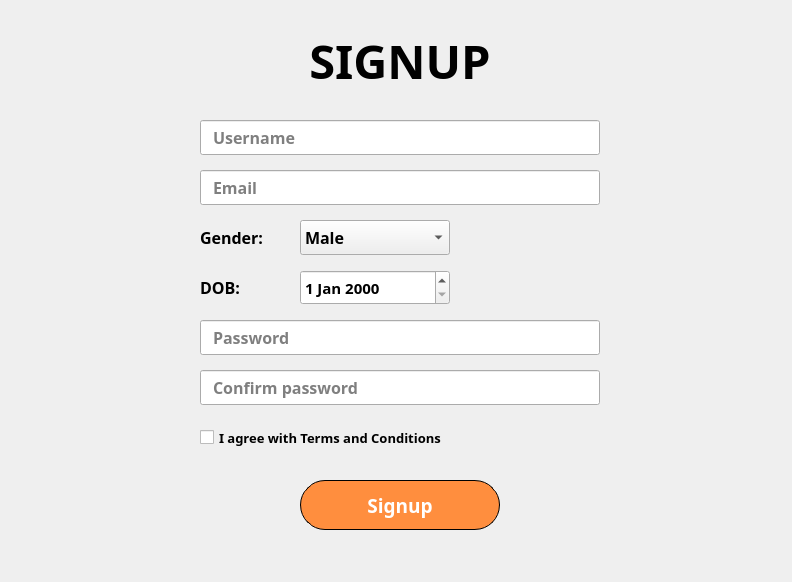
<?xml version="1.0" encoding="UTF-8"?>
<ui version="4.0">
 <class>MainWindow</class>
 <widget class="QMainWindow" name="MainWindow">
  <property name="geometry">
   <rect>
    <x>0</x>
    <y>0</y>
    <width>792</width>
    <height>582</height>
   </rect>
  </property>
  <property name="windowTitle">
   <string>MainWindow</string>
  </property>
  <widget class="QWidget" name="centralwidget">
   <widget class="QLabel" name="label">
    <property name="geometry">
     <rect>
      <x>200</x>
      <y>15</y>
      <width>400</width>
      <height>90</height>
     </rect>
    </property>
    <property name="font">
     <font>
      <family>Nunito Sans Normal ExtraBold</family>
      <pointsize>35</pointsize>
      <weight>75</weight>
      <bold>true</bold>
     </font>
    </property>
    <property name="text">
     <string>SIGNUP</string>
    </property>
    <property name="alignment">
     <set>Qt::AlignCenter</set>
    </property>
   </widget>
   <widget class="QLineEdit" name="lineEdit_username">
    <property name="geometry">
     <rect>
      <x>200</x>
      <y>120</y>
      <width>400</width>
      <height>35</height>
     </rect>
    </property>
    <property name="minimumSize">
     <size>
      <width>400</width>
      <height>35</height>
     </size>
    </property>
    <property name="font">
     <font>
      <family>Nunito Sans Normal ExtraBold</family>
      <pointsize>12</pointsize>
      <weight>75</weight>
      <bold>true</bold>
     </font>
    </property>
    <property name="styleSheet">
     <string notr="true">padding-left: 10px;</string>
    </property>
    <property name="placeholderText">
     <string>Username</string>
    </property>
   </widget>
   <widget class="QLineEdit" name="lineEdit_email">
    <property name="geometry">
     <rect>
      <x>200</x>
      <y>170</y>
      <width>400</width>
      <height>35</height>
     </rect>
    </property>
    <property name="minimumSize">
     <size>
      <width>400</width>
      <height>35</height>
     </size>
    </property>
    <property name="font">
     <font>
      <family>Nunito Sans Normal ExtraBold</family>
      <pointsize>12</pointsize>
      <weight>75</weight>
      <bold>true</bold>
     </font>
    </property>
    <property name="styleSheet">
     <string notr="true">padding-left: 10px;</string>
    </property>
    <property name="placeholderText">
     <string>Email</string>
    </property>
   </widget>
   <widget class="QLabel" name="label_2">
    <property name="geometry">
     <rect>
      <x>200</x>
      <y>220</y>
      <width>80</width>
      <height>35</height>
     </rect>
    </property>
    <property name="minimumSize">
     <size>
      <width>80</width>
      <height>35</height>
     </size>
    </property>
    <property name="maximumSize">
     <size>
      <width>16777215</width>
      <height>16777215</height>
     </size>
    </property>
    <property name="font">
     <font>
      <family>Nunito Sans Normal ExtraBold</family>
      <pointsize>12</pointsize>
      <weight>75</weight>
      <bold>true</bold>
     </font>
    </property>
    <property name="text">
     <string>Gender:</string>
    </property>
   </widget>
   <widget class="QComboBox" name="comboBox">
    <property name="geometry">
     <rect>
      <x>300</x>
      <y>220</y>
      <width>150</width>
      <height>35</height>
     </rect>
    </property>
    <property name="minimumSize">
     <size>
      <width>150</width>
      <height>35</height>
     </size>
    </property>
    <property name="font">
     <font>
      <family>Nunito Sans Normal ExtraBold</family>
      <pointsize>12</pointsize>
      <weight>75</weight>
      <bold>true</bold>
     </font>
    </property>
    <item>
     <property name="text">
      <string>Male</string>
     </property>
    </item>
    <item>
     <property name="text">
      <string>Female</string>
     </property>
    </item>
    <item>
     <property name="text">
      <string>Others</string>
     </property>
    </item>
   </widget>
   <widget class="QLabel" name="label_3">
    <property name="geometry">
     <rect>
      <x>200</x>
      <y>270</y>
      <width>80</width>
      <height>35</height>
     </rect>
    </property>
    <property name="minimumSize">
     <size>
      <width>80</width>
      <height>35</height>
     </size>
    </property>
    <property name="maximumSize">
     <size>
      <width>16777215</width>
      <height>16777215</height>
     </size>
    </property>
    <property name="font">
     <font>
      <family>Nunito Sans Normal ExtraBold</family>
      <pointsize>12</pointsize>
      <weight>75</weight>
      <bold>true</bold>
     </font>
    </property>
    <property name="text">
     <string>DOB:</string>
    </property>
   </widget>
   <widget class="QDateEdit" name="dateEdit">
    <property name="geometry">
     <rect>
      <x>300</x>
      <y>270</y>
      <width>150</width>
      <height>35</height>
     </rect>
    </property>
    <property name="minimumSize">
     <size>
      <width>150</width>
      <height>35</height>
     </size>
    </property>
    <property name="font">
     <font>
      <family>Nunito Sans Normal ExtraBold</family>
      <pointsize>11</pointsize>
      <weight>75</weight>
      <bold>true</bold>
     </font>
    </property>
   </widget>
   <widget class="QLineEdit" name="lineEdit_password">
    <property name="geometry">
     <rect>
      <x>200</x>
      <y>320</y>
      <width>400</width>
      <height>35</height>
     </rect>
    </property>
    <property name="minimumSize">
     <size>
      <width>400</width>
      <height>35</height>
     </size>
    </property>
    <property name="font">
     <font>
      <family>Nunito Sans Normal ExtraBold</family>
      <pointsize>12</pointsize>
      <weight>75</weight>
      <bold>true</bold>
     </font>
    </property>
    <property name="styleSheet">
     <string notr="true">padding-left: 10px;</string>
    </property>
    <property name="echoMode">
     <enum>QLineEdit::Password</enum>
    </property>
    <property name="placeholderText">
     <string>Password</string>
    </property>
   </widget>
   <widget class="QLineEdit" name="lineEdit_confirm">
    <property name="geometry">
     <rect>
      <x>200</x>
      <y>370</y>
      <width>400</width>
      <height>35</height>
     </rect>
    </property>
    <property name="minimumSize">
     <size>
      <width>400</width>
      <height>35</height>
     </size>
    </property>
    <property name="font">
     <font>
      <family>Nunito Sans Normal ExtraBold</family>
      <pointsize>12</pointsize>
      <weight>75</weight>
      <bold>true</bold>
     </font>
    </property>
    <property name="styleSheet">
     <string notr="true">padding-left: 10px;</string>
    </property>
    <property name="echoMode">
     <enum>QLineEdit::Password</enum>
    </property>
    <property name="placeholderText">
     <string>Confirm password</string>
    </property>
   </widget>
   <widget class="QCheckBox" name="checkBox">
    <property name="geometry">
     <rect>
      <x>200</x>
      <y>420</y>
      <width>400</width>
      <height>35</height>
     </rect>
    </property>
    <property name="font">
     <font>
      <family>Nunito Sans Normal ExtraBold</family>
      <pointsize>10</pointsize>
      <weight>75</weight>
      <bold>true</bold>
     </font>
    </property>
    <property name="text">
     <string>I agree with Terms and Conditions</string>
    </property>
   </widget>
   <widget class="QPushButton" name="pushButton_signup">
    <property name="geometry">
     <rect>
      <x>300</x>
      <y>480</y>
      <width>200</width>
      <height>50</height>
     </rect>
    </property>
    <property name="font">
     <font>
      <family>Nunito Sans Normal ExtraBold</family>
      <pointsize>14</pointsize>
      <weight>75</weight>
      <bold>true</bold>
     </font>
    </property>
    <property name="styleSheet">
     <string notr="true">/* Trạng thái bình thường */
QPushButton{
	/* Chỉnh màu chữ */
	color: white;
	/* Chỉnh màu nền */
	background-color: rgb(255, 142, 62);
	/* Viền: kích thước - kiểu - màu */
	border: 1px solid black;
	/* Độ cong của viền */
	border-radius: 25px;
}

/* Trạng thái khi di chuột vào */
QPushButton:hover{
	/* Chỉnh màu nền */
	background-color: rgb(255, 188, 30);
}

/* Trạng thái khi ấn chuột */
QPushButton:pressed{
	/* Chỉnh khoảng cách trên và trái */
	padding-top: 2px;
	padding-left: 2px;
}



</string>
    </property>
    <property name="text">
     <string>Signup</string>
    </property>
   </widget>
  </widget>
 </widget>
 <resources/>
 <connections/>
</ui>
